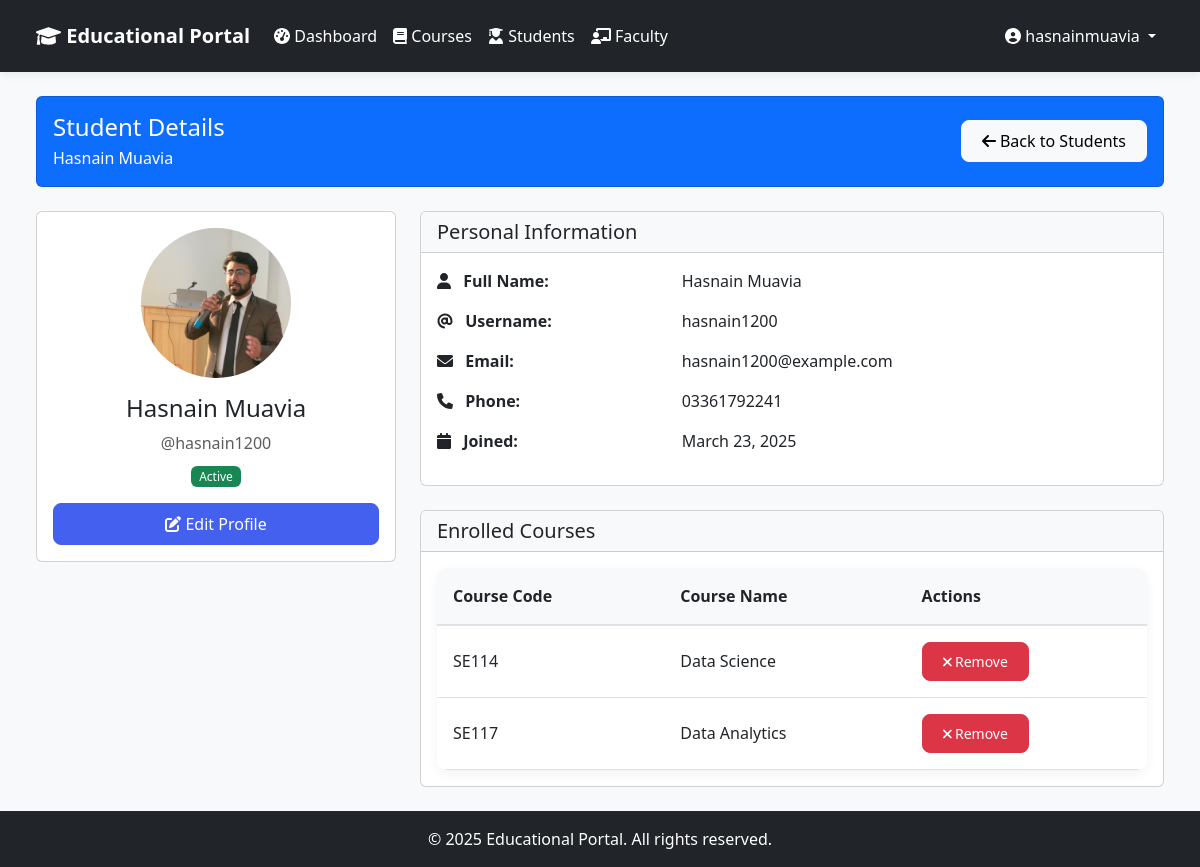
The page /admin-dashboard/students/5/ (signed in) on the database as committed earlier.
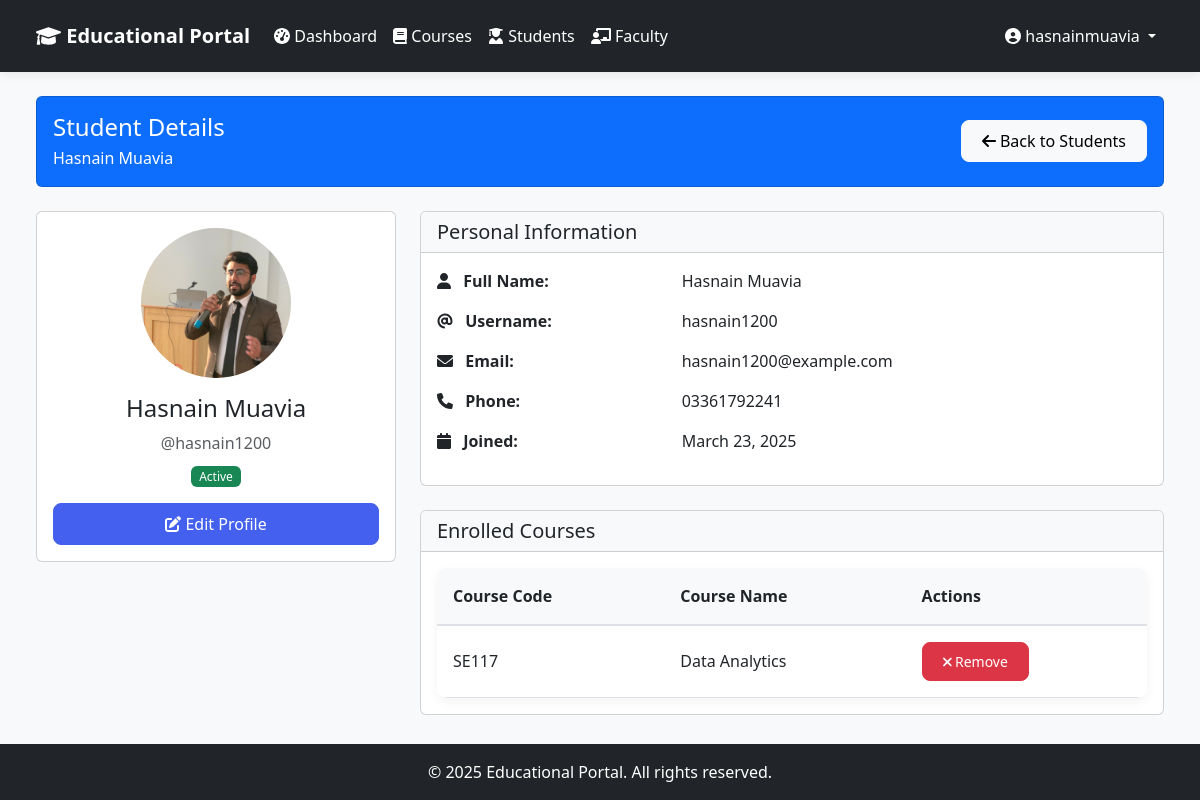
The same page on the database as committed later.
### core/models.py (models this page shows, shortened)
class Course(models.Model):
    name = models.CharField(max_length=100)
    code = models.CharField(max_length=20, unique=True)
    description = models.TextField(blank=True, null=True)

### admin_dashboard/views.py (the view)
# urls.py: path('students/<int:student_id>/', views.student_details, name='student_details'),
@login_required
@user_passes_test(is_admin)
def student_details(request, student_id):
    student = get_object_or_404(Student, id=student_id)
    courses = Course.objects.all()
    return render(request, 'admin_dashboard/student_details.html', {'student': student, 'courses': courses})

### admin_dashboard/views.py (called while the page is built)
def is_admin(user):
    return user.is_authenticated and user.is_superuser

### templates/admin_dashboard/student_details.html (shortened to what the changed rows need)
{% extends 'base.html' %}
{% block content %}
<div class="container-fluid">
    <div class="row">
        <div class="col-md-8">
            <div class="card">
                <div class="card-body">
                    {% if student.courses.all %}
                    <div class="table-responsive">
                        <table class="table table-hover">
                            <thead>
                                <tr>
                                    <th>Course Code</th>
                                    <th>Course Name</th>
                                    <th>Actions</th>
                                </tr>
                            </thead>
                            <tbody>
                                {% for course in student.courses.all %}
                                <tr>
                                    <td>{{ course.code }}</td>
                                    <td>{{ course.name }}</td>
                                    <td>
                                        <form method="post" action="{% url 'remove_student_course' student.id course.id %}" class="d-inline">
                                            <button type="submit" class="btn btn-sm btn-danger">
                                                <i class="fas fa-times"></i> Remove
                                            </button>
                                        </form>
                                    </td>
                                </tr>
                                {% endfor %}
                            </tbody>
                        </table>
                    </div>
                    {% endif %}
                </div>
            </div>
        </div>
    </div>
</div>
{% endblock %}

Rows that differ between the two databases and show on the page:
removed Course: code "SE114", name "Data Science"
